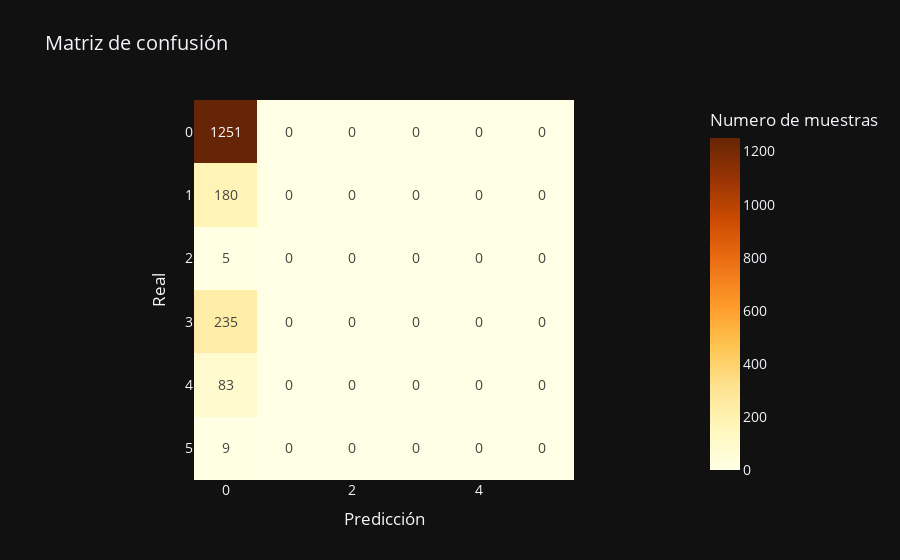

This figure's notebook cell:
### Markdown cell above
### TFIDF

### Code cell
model = StartModel()
report = model.start(X, y,'TFIDF', num_classes=7, epochs=10, batch_size=BATCH_SIZE,lr=LR)
report['task'] = 'emotion'
reports.append(report)

### Figure 1 — Plotly figure (JSON) as saved in the notebook; plotly's stock layout.template omitted (floating-point values rounded to 4 significant figures)
{"data": [{"coloraxis": "coloraxis", "hovertemplate": "x: %{x}<br>y: %{y}<br>Numero de muestras: %{z}<extra></extra>", "name": "0", "texttemplate": "%{z}", "type": "heatmap", "x": [0, 1, 2, 3, 4, 5], "xaxis": "x", "y": [0, 1, 2, 3, 4, 5], "yaxis": "y", "z": [[1251, 0, 0, 0, 0, 0], [180, 0, 0, 0, 0, 0], [5, 0, 0, 0, 0, 0], [235, 0, 0, 0, 0, 0], [83, 0, 0, 0, 0, 0], [9, 0, 0, 0, 0, 0]]}], "layout": {"coloraxis": {"colorbar": {"title": {"text": "Numero de muestras"}}, "colorscale": [[0, "rgb(255,255,229)"], [0.125, "rgb(255,247,188)"], [0.25, "rgb(254,227,145)"], [0.375, "rgb(254,196,79)"], [0.5, "rgb(254,153,41)"], [0.625, "rgb(236,112,20)"], [0.75, "rgb(204,76,2)"], [0.875, "rgb(153,52,4)"], [1, "rgb(102,37,6)"]]}, "font": {"size": 14}, "title": {"text": "Matriz de confusión "}, "xaxis": {"anchor": "y", "constrain": "domain", "domain": [0, 1], "scaleanchor": "y", "title": {"text": "Predicción"}}, "yaxis": {"anchor": "x", "autorange": "reversed", "constrain": "domain", "domain": [0, 1], "title": {"text": "Real"}}}}
